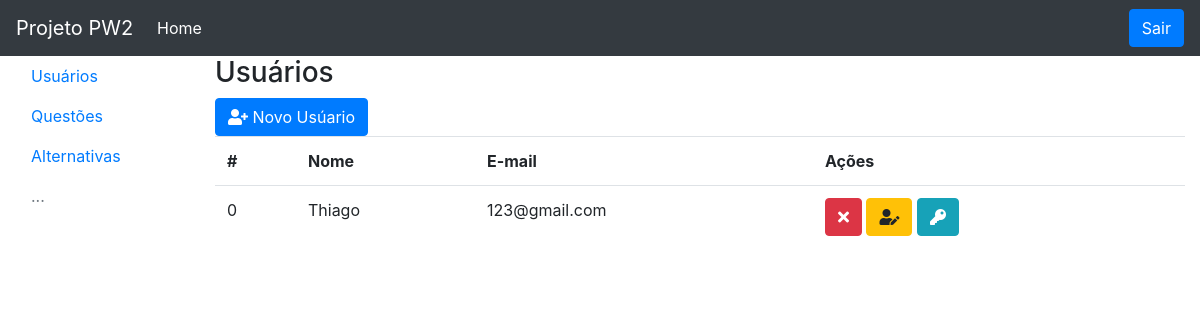
Screenshot of /usuarios (signed in) with the database file from the repository.
### tables this page shows
CREATE TABLE `usuario` (
  `idUsuario` int(11) NOT NULL,
  `nome` varchar(200) NOT NULL,
  `email` varchar(200) NOT NULL,
  `senha` varchar(200) NOT NULL
);

### UsuarioDAO.php (called while the page is built, shortened)
<?php
class UsuarioDAO
{
    private $con;
    public function __construct()
    {
        $this->con = mysqli_connect(DB_SERVER, DB_USER, DB_PASS, DB_NAME);
    }
    public function buscar()
    {
        $sql = 'SELECT * FROM usuario';
        $rs = $this->con->query($sql);
        $listaDeUsuarios = array();
        while ($lista = $rs->fetch_object()) {
            $listaDeUsuarios[] = $lista;
        }
        return $listaDeUsuarios;
    }
}

### usuarios.php (the view, shortened to what this page needs)
<?php
include 'UsuarioDAO.php';
$usuarioDAO = new UsuarioDAO();
$lista = $usuarioDAO->buscar();
include 'cabecalho.php';
include 'menu.php';
?>
            <div class="col-10">
                <h3>Usuários</h3>
                <button type="button" class="btn btn-primary" data-toggle="modal" data-target="#modalnovo">
                    <i class="fas fa-user-plus"></i>
                    Novo Usúario
                </button>
                <table class="table">
                    <tr>
                        <th>#</th>
                        <th>Nome</th>
                        <th>E-mail</th>
                        <th>Ações</th>
                    </tr>
                    <?php foreach ($lista as $usuario): ?>
                    <tr>
                        <td><?= $usuario->idUsuario; ?></td>
                        <td><?= $usuario->nome; ?></td>
                        <td><?= $usuario->email; ?></td>
                        <td>
                            <a class="btn btn-danger"
                                href="UsuarioController.php?acao=apagar&id=<?= $usuario->idUsuario; ?>">
                                <i class="fas fa-times"></i>
                            </a>
                            <button type="button" class="btn btn-warning alterar-nome" data-toggle="modal"
                                data-target="#modalnome" data-id="<?= $usuario->idUsuario; ?>">
                                <i class="fas fa-user-edit"></i>
                            </button>
                            <button type="button" class="btn btn-info alterar-senha" data-toggle="modal"
                                data-target="#modalsenha" data-id="<?= $usuario->idUsuario; ?>">
                                <i class="fas fa-key"></i>
                            </button>
                        </td>
                    </tr>
                    <?php endforeach; ?>
                </table>
            </div>
        </div>
    </div>
</body>
<html>

### cabecalho.php (shortened to what this page needs)
<!DOCTYPE html>
<html>
<head>
    <link rel=" stylesheet" href="https://stackpath.bootstrapcdn.com/bootstrap/4.1.3/css/bootstrap.min.css">
    <link rel="stylesheet" type="text/css" href="css/all.min.css">
</head>
<body>
    <nav class="navbar navbar-expand-lg navbar navbar-dark bg-dark">
        <a class="navbar-brand" href="#">Projeto PW2</a>
        <div class="collapse navbar-collapse" id="conteudoNavbarSuportado">
            <ul class="navbar-nav mr-auto">
                <li class="nav-item active ">
                    <a class="nav-link" href="#">Home <span class="sr-only">(página atual)</span></a>
                </li>
            </ul>
        <div class="my-2 my-lg-0">
            <a class="btn btn-primary" href="UsuarioController.php?acao=sair" role="button">Sair</a>
        </div>
         </div>
    </nav>
    </html>

### menu.php
<?php $url = $_SERVER['PATH_INFO']; ?>
<div class="container-fluid">
        <div class="row">
            <div class="col-2">
                <ul class="nav flex-column nav-pills vertical">
                    <li class="nav-item">
                        <a class="nav-link <?= ($url == '/usuarios') ? 'active' : ''; ?>" href="/usuarios">Usuários</a>
                    </li>
                    <li class="nav-item">
                        <a class="nav-link <?= ($url == '/questoes') ? 'active' : ''; ?>" href="/questoes">Questões</a>
                    </li>
                    <li class="nav-item">
                        <a class="nav-link <?= ($url == '/alternativas') ? 'active' : ''; ?>" href=/alternativas.php>Alternativas</a>
                    </li>
                    <li class="nav-item">
                        <a class="nav-link disabled" href="#">...</a>
                    </li>
                </ul>
            </div>

### rows the page displays
usuario: idUsuario "0", nome "Thiago", email "123@gmail.com"
